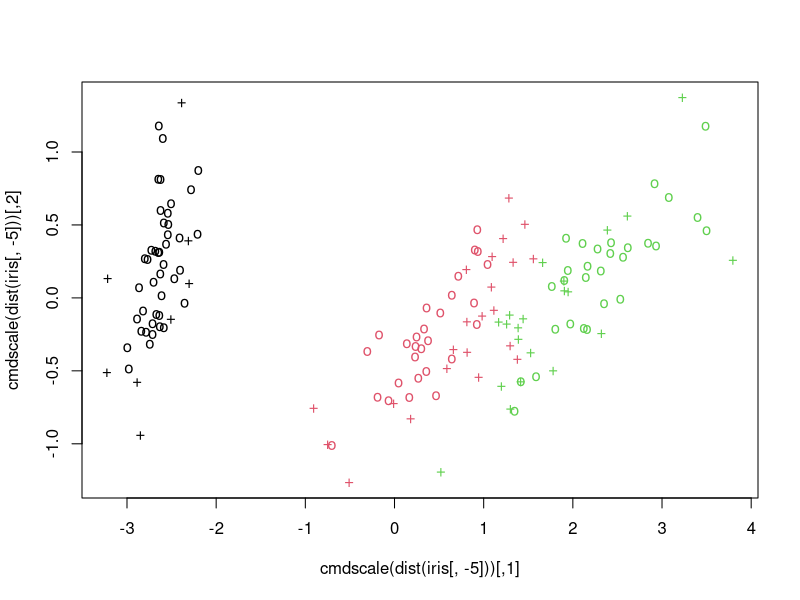
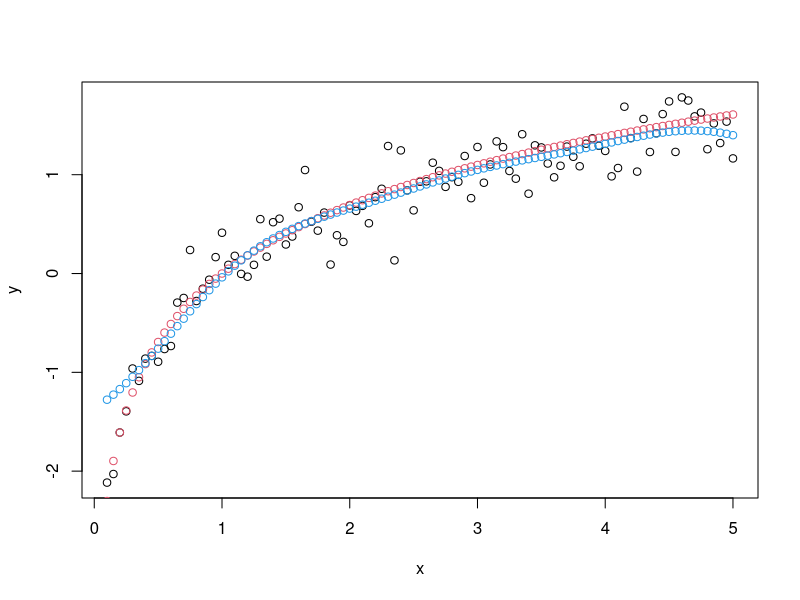

The R source for these figures, in order:
library('e1071')

data(iris)
attach(iris)


model <- svm(Species ~ ., data = iris)

x <- subset(iris, select = -Species)
y <- Species
model <- svm(x, y) 

print(model)
summary(model)

pred <- predict(model, x)

pred <- fitted(model)

table(pred, y)

pred <- predict(model, x, decision.values = TRUE)
attr(pred, "decision.values")[1:4,]

plot(cmdscale(dist(iris[,-5])),
     col = as.integer(iris[,5]),
     pch = c("o","+")[1:150 %in% model$index + 1])


x <- seq(0.1, 5, by = 0.05)
y <- log(x) + rnorm(x, sd = 0.2)

m   <- svm(x, y)
new <- predict(m, x)

plot(x, y)
points(x, log(x), col = 2)
points(x, new, col = 4)


X <- data.frame(a = rnorm(1000), b = rnorm(1000))
attach(X)

m <- svm(X, gamma = 0.1)

m <- svm(~., data = X, gamma = 0.1)
m <- svm(~ a + b, gamma = 0.1)

newdata <- data.frame(a = c(0, 4), b = c(0, 4))
predict (m, newdata)


i2 <- iris
levels(i2$Species)[3] <- "versicolor"
summary(i2$Species)
wts <- 100 / table(i2$Species)
wts
m <- svm(Species ~ ., data = i2, class.weights = wts)

